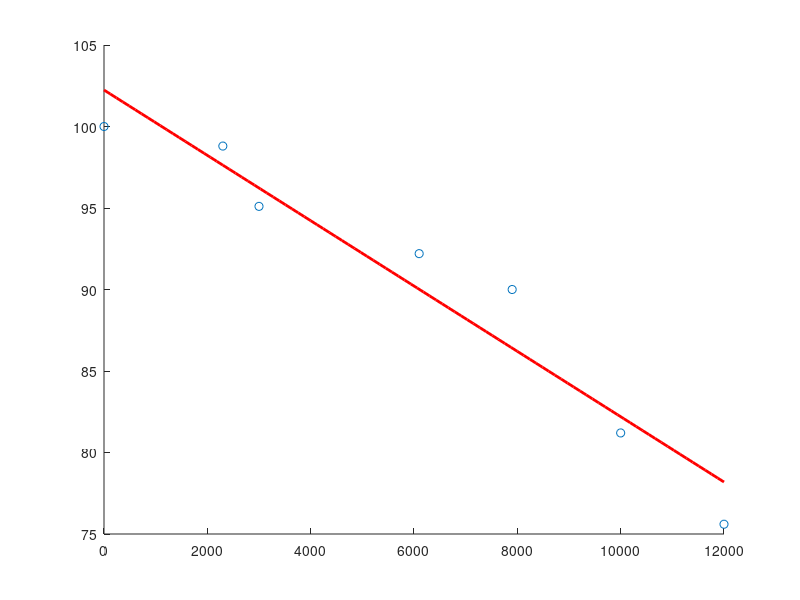

Reproduce this figure in MATLAB. (Note: this script raises an error after producing the figure.)
addpath('functions/');

% Data
h = [0, 2300, 3000, 6100, 7900, 10000, 12000]; % Altitudes (m)
t_b = [100, 98.8, 95.1, 92.2, 90, 81.2, 75.6]; % Boiling temperatures (°C)

% Perform linear regression
p = polyfit(h, t_b, 1);

% Extract slope and intercept
slope = p(1);
intercept = p(2);

% Display results
fprintf('The slope of the line (rate of change) is: %.4f\n', slope);
fprintf('The y-intercept of the line is: %.4f\n', intercept);

% Generate line of best fit
x_fit = linspace(min(h), max(h), 100);
y_fit = polyval(p, x_fit);

% Plot data and line of best fit
figure;
ax = gca;
fig = gcf;

scatter(h, t_b, 'o'); % Plot data points
hold on;
plot(x_fit, y_fit, '-r', 'LineWidth', 2); % Plot line of best fit

applyPlotFormatting( ...
    ax, ...
    fig, ...
    'Altitudes vs. Boiling Temperatures', ... % Title
    'Altitude (m)', ... % X-axis label
    'Boiling Temperature (°C)', ... % Y-axis label
    {'Data Points', sprintf('h = %.3f t + %.3f', slope, intercept)}, ... % Legend entries
    'altitudes_vs_boiling_temperatures'); % Save filename
